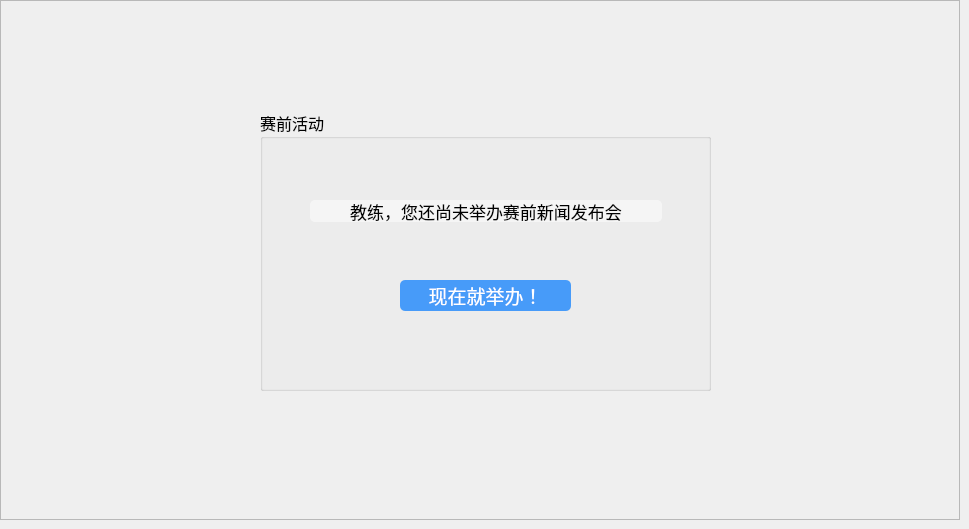
    <widget class="QWidget" name="beforeGame">
     <widget class="QFrame" name="frame_18">
      <property name="geometry">
       <rect>
        <x>0</x>
        <y>0</y>
        <width>960</width>
        <height>520</height>
       </rect>
      </property>
      <property name="styleSheet">
       <string notr="true">#frame_18{background-image: url(:/Image/football_field_11.jpg);}</string>
      </property>
      <property name="frameShape">
       <enum>QFrame::StyledPanel</enum>
      </property>
      <property name="frameShadow">
       <enum>QFrame::Raised</enum>
      </property>
      <widget class="QGroupBox" name="groupBox_8">
       <property name="geometry">
        <rect>
         <x>260</x>
         <y>110</y>
         <width>451</width>
         <height>281</height>
        </rect>
       </property>
       <property name="font">
        <font>
         <family>黑体</family>
         <pointsize>12</pointsize>
        </font>
       </property>
       <property name="title">
        <string>赛前活动</string>
       </property>
       <widget class="QLabel" name="label_11">
        <property name="geometry">
         <rect>
          <x>50</x>
          <y>90</y>
          <width>352</width>
          <height>22</height>
         </rect>
        </property>
        <property name="font">
         <font>
          <family>楷体</family>
          <pointsize>13</pointsize>
         </font>
        </property>
        <property name="styleSheet">
         <string notr="true">background-color: rgba(255, 255, 255,0.5);
border-radius: 5px;</string>
        </property>
        <property name="text">
         <string>教练，您还尚未举办赛前新闻发布会</string>
        </property>
        <property name="alignment">
         <set>Qt::AlignCenter</set>
        </property>
       </widget>
       <widget class="QPushButton" name="beforeGameBtn">
        <property name="geometry">
         <rect>
          <x>140</x>
          <y>170</y>
          <width>171</width>
          <height>31</height>
         </rect>
        </property>
        <property name="font">
         <font>
          <family>等线</family>
          <pointsize>14</pointsize>
         </font>
        </property>
        <property name="styleSheet">
         <string notr="true">QPushButton { background-color: rgba(0, 120, 255,0.7); border-radius: 5px; color: rgb(255, 255, 255); } QPushButton:hover { background-color: rgb(46, 231, 253); }</string>
        </property>
        <property name="text">
         <string>现在就举办！</string>
        </property>
       </widget>
      </widget>
     </widget>
    </widget>
